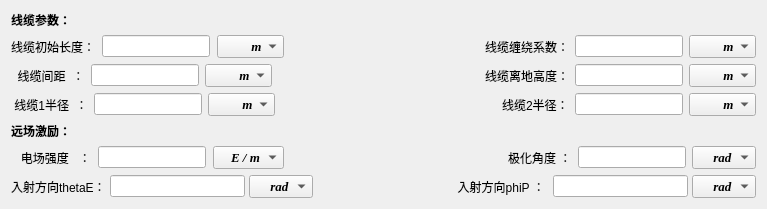
      <widget class="QWidget" name="page_2">
       <layout class="QVBoxLayout" name="verticalLayout_5">
        <item>
         <widget class="QWidget" name="widget_33" native="true">
          <layout class="QHBoxLayout" name="horizontalLayout_41">
           <property name="spacing">
            <number>4</number>
           </property>
           <property name="leftMargin">
            <number>0</number>
           </property>
           <property name="topMargin">
            <number>0</number>
           </property>
           <property name="rightMargin">
            <number>0</number>
           </property>
           <property name="bottomMargin">
            <number>0</number>
           </property>
           <item>
            <widget class="QLabel" name="label_34">
             <property name="font">
              <font>
               <pointsize>9</pointsize>
               <weight>75</weight>
               <bold>true</bold>
              </font>
             </property>
             <property name="text">
              <string>线缆参数：</string>
             </property>
            </widget>
           </item>
           <item>
            <spacer name="horizontalSpacer_26">
             <property name="orientation">
              <enum>Qt::Horizontal</enum>
             </property>
             <property name="sizeHint" stdset="0">
              <size>
               <width>685</width>
               <height>10</height>
              </size>
             </property>
            </spacer>
           </item>
          </layout>
         </widget>
        </item>
        <item>
         <widget class="QWidget" name="widget_30" native="true">
          <layout class="QHBoxLayout" name="horizontalLayout_38">
           <property name="spacing">
            <number>4</number>
           </property>
           <property name="leftMargin">
            <number>0</number>
           </property>
           <property name="topMargin">
            <number>0</number>
           </property>
           <property name="rightMargin">
            <number>0</number>
           </property>
           <property name="bottomMargin">
            <number>0</number>
           </property>
           <item>
            <widget class="QWidget" name="widget_31" native="true">
             <property name="maximumSize">
              <size>
               <width>16777215</width>
               <height>50</height>
              </size>
             </property>
             <layout class="QHBoxLayout" name="horizontalLayout_39">
              <property name="spacing">
               <number>7</number>
              </property>
              <property name="leftMargin">
               <number>0</number>
              </property>
              <property name="topMargin">
               <number>0</number>
              </property>
              <property name="rightMargin">
               <number>0</number>
              </property>
              <property name="bottomMargin">
               <number>0</number>
              </property>
              <item>
               <widget class="QLabel" name="label_32">
                <property name="font">
                 <font>
                  <pointsize>9</pointsize>
                 </font>
                </property>
                <property name="text">
                 <string>线缆初始长度：</string>
                </property>
               </widget>
              </item>
              <item>
               <widget class="QLineEdit" name="lineEdit2_1">
                <property name="maximumSize">
                 <size>
                  <width>16777215</width>
                  <height>16777215</height>
                 </size>
                </property>
               </widget>
              </item>
              <item>
               <widget class="QComboBox" name="comboBox_26">
                <property name="font">
                 <font>
                  <family>Times New Roman</family>
                  <pointsize>10</pointsize>
                  <weight>75</weight>
                  <italic>true</italic>
                  <bold>true</bold>
                 </font>
                </property>
                <item>
                 <property name="text">
                  <string>         m</string>
                 </property>
                </item>
               </widget>
              </item>
             </layout>
            </widget>
           </item>
           <item>
            <spacer name="horizontalSpacer_25">
             <property name="orientation">
              <enum>Qt::Horizontal</enum>
             </property>
             <property name="sizeHint" stdset="0">
              <size>
               <width>40</width>
               <height>20</height>
              </size>
             </property>
            </spacer>
           </item>
           <item>
            <widget class="QWidget" name="widget_32" native="true">
             <property name="maximumSize">
              <size>
               <width>16777215</width>
               <height>50</height>
              </size>
             </property>
             <layout class="QHBoxLayout" name="horizontalLayout_40">
              <property name="leftMargin">
               <number>0</number>
              </property>
              <property name="topMargin">
               <number>0</number>
              </property>
              <property name="rightMargin">
               <number>0</number>
              </property>
              <property name="bottomMargin">
               <number>0</number>
              </property>
              <item>
               <widget class="QLabel" name="label_33">
                <property name="maximumSize">
                 <size>
                  <width>16777215</width>
                  <height>50</height>
                 </size>
                </property>
                <property name="font">
                 <font>
                  <pointsize>9</pointsize>
                 </font>
                </property>
                <property name="text">
                 <string>线缆缠绕系数：</string>
                </property>
               </widget>
              </item>
              <item>
               <widget class="QLineEdit" name="lineEdit2_2"/>
              </item>
              <item>
               <widget class="QComboBox" name="comboBox_27">
                <property name="font">
                 <font>
                  <family>Times New Roman</family>
                  <pointsize>10</pointsize>
                  <weight>75</weight>
                  <italic>true</italic>
                  <bold>true</bold>
                 </font>
                </property>
                <item>
                 <property name="text">
                  <string>         m</string>
                 </property>
                </item>
               </widget>
              </item>
             </layout>
            </widget>
           </item>
          </layout>
         </widget>
        </item>
        <item>
         <widget class="QWidget" name="widget_17" native="true">
          <layout class="QHBoxLayout" name="horizontalLayout_31">
           <property name="spacing">
            <number>4</number>
           </property>
           <property name="leftMargin">
            <number>0</number>
           </property>
           <property name="topMargin">
            <number>0</number>
           </property>
           <property name="rightMargin">
            <number>0</number>
           </property>
           <property name="bottomMargin">
            <number>0</number>
           </property>
           <item>
            <widget class="QWidget" name="widget_20" native="true">
             <property name="maximumSize">
              <size>
               <width>16777215</width>
               <height>30</height>
              </size>
             </property>
             <layout class="QHBoxLayout" name="horizontalLayout_32">
              <property name="leftMargin">
               <number>0</number>
              </property>
              <property name="topMargin">
               <number>0</number>
              </property>
              <property name="rightMargin">
               <number>0</number>
              </property>
              <property name="bottomMargin">
               <number>0</number>
              </property>
              <item>
               <widget class="QLabel" name="label_27">
                <property name="font">
                 <font>
                  <pointsize>9</pointsize>
                 </font>
                </property>
                <property name="text">
                 <string>  线缆间距  ：</string>
                </property>
               </widget>
              </item>
              <item>
               <widget class="QLineEdit" name="lineEdit2_3"/>
              </item>
              <item>
               <widget class="QComboBox" name="comboBox_22">
                <property name="font">
                 <font>
                  <family>Times New Roman</family>
                  <pointsize>10</pointsize>
                  <weight>75</weight>
                  <italic>true</italic>
                  <bold>true</bold>
                 </font>
                </property>
                <item>
                 <property name="text">
                  <string>         m</string>
                 </property>
                </item>
               </widget>
              </item>
             </layout>
            </widget>
           </item>
           <item>
            <spacer name="horizontalSpacer_22">
             <property name="orientation">
              <enum>Qt::Horizontal</enum>
             </property>
             <property name="sizeHint" stdset="0">
              <size>
               <width>40</width>
               <height>20</height>
              </size>
             </property>
            </spacer>
           </item>
           <item>
            <widget class="QWidget" name="widget_21" native="true">
             <property name="maximumSize">
              <size>
               <width>16777215</width>
               <height>30</height>
              </size>
             </property>
             <layout class="QHBoxLayout" name="horizontalLayout_33">
              <property name="leftMargin">
               <number>0</number>
              </property>
              <property name="topMargin">
               <number>0</number>
              </property>
              <property name="rightMargin">
               <number>0</number>
              </property>
              <property name="bottomMargin">
               <number>0</number>
              </property>
              <item>
               <widget class="QLabel" name="label_28">
                <property name="font">
                 <font>
                  <pointsize>9</pointsize>
                 </font>
                </property>
                <property name="text">
                 <string>线缆离地高度：</string>
                </property>
               </widget>
              </item>
              <item>
               <widget class="QLineEdit" name="lineEdit2_4"/>
              </item>
              <item>
               <widget class="QComboBox" name="comboBox_23">
                <property name="font">
                 <font>
                  <family>Times New Roman</family>
                  <pointsize>10</pointsize>
                  <weight>75</weight>
                  <italic>true</italic>
                  <bold>true</bold>
                 </font>
                </property>
                <item>
                 <property name="text">
                  <string>         m</string>
                 </property>
                </item>
               </widget>
              </item>
             </layout>
            </widget>
           </item>
          </layout>
         </widget>
        </item>
        <item>
         <widget class="QWidget" name="widget_34" native="true">
          <layout class="QHBoxLayout" name="horizontalLayout_42">
           <property name="spacing">
            <number>4</number>
           </property>
           <property name="leftMargin">
            <number>0</number>
           </property>
           <property name="topMargin">
            <number>0</number>
           </property>
           <property name="rightMargin">
            <number>0</number>
           </property>
           <property name="bottomMargin">
            <number>0</number>
           </property>
           <item>
            <widget class="QWidget" name="widget_35" native="true">
             <property name="maximumSize">
              <size>
               <width>16777215</width>
               <height>30</height>
              </size>
             </property>
             <layout class="QHBoxLayout" name="horizontalLayout_43">
              <property name="leftMargin">
               <number>0</number>
              </property>
              <property name="topMargin">
               <number>0</number>
              </property>
              <property name="rightMargin">
               <number>0</number>
              </property>
              <property name="bottomMargin">
               <number>0</number>
              </property>
              <item>
               <widget class="QLabel" name="label_35">
                <property name="font">
                 <font>
                  <pointsize>9</pointsize>
                 </font>
                </property>
                <property name="text">
                 <string> 线缆1半径  ：</string>
                </property>
               </widget>
              </item>
              <item>
               <widget class="QLineEdit" name="lineEdit2_5"/>
              </item>
              <item>
               <widget class="QComboBox" name="comboBox_28">
                <property name="font">
                 <font>
                  <family>Times New Roman</family>
                  <pointsize>10</pointsize>
                  <weight>75</weight>
                  <italic>true</italic>
                  <bold>true</bold>
                 </font>
                </property>
                <item>
                 <property name="text">
                  <string>         m</string>
                 </property>
                </item>
               </widget>
              </item>
             </layout>
            </widget>
           </item>
           <item>
            <spacer name="horizontalSpacer_27">
             <property name="orientation">
              <enum>Qt::Horizontal</enum>
             </property>
             <property name="sizeHint" stdset="0">
              <size>
               <width>40</width>
               <height>20</height>
              </size>
             </property>
            </spacer>
           </item>
           <item>
            <widget class="QWidget" name="widget_36" native="true">
             <property name="maximumSize">
              <size>
               <width>16777215</width>
               <height>30</height>
              </size>
             </property>
             <property name="font">
              <font>
               <pointsize>10</pointsize>
              </font>
             </property>
             <layout class="QHBoxLayout" name="horizontalLayout_44">
              <property name="leftMargin">
               <number>0</number>
              </property>
              <property name="topMargin">
               <number>0</number>
              </property>
              <property name="rightMargin">
               <number>0</number>
              </property>
              <property name="bottomMargin">
               <number>0</number>
              </property>
              <item>
               <widget class="QLabel" name="label_36">
                <property name="font">
                 <font>
                  <pointsize>9</pointsize>
                 </font>
                </property>
                <property name="text">
                 <string>线缆2半径：</string>
                </property>
               </widget>
              </item>
              <item>
               <widget class="QLineEdit" name="lineEdit2_6">
                <property name="font">
                 <font>
                  <pointsize>9</pointsize>
                 </font>
                </property>
               </widget>
              </item>
              <item>
               <widget class="QComboBox" name="comboBox_29">
                <property name="font">
                 <font>
                  <family>Times New Roman</family>
                  <pointsize>10</pointsize>
                  <weight>75</weight>
                  <italic>true</italic>
                  <bold>true</bold>
                 </font>
                </property>
                <item>
                 <property name="text">
                  <string>         m</string>
                 </property>
                </item>
               </widget>
              </item>
             </layout>
            </widget>
           </item>
          </layout>
         </widget>
        </item>
        <item>
         <widget class="QWidget" name="widget_24" native="true">
          <layout class="QHBoxLayout" name="horizontalLayout_34">
           <property name="spacing">
            <number>4</number>
           </property>
           <property name="leftMargin">
            <number>0</number>
           </property>
           <property name="topMargin">
            <number>0</number>
           </property>
           <property name="rightMargin">
            <number>0</number>
           </property>
           <property name="bottomMargin">
            <number>0</number>
           </property>
           <item>
            <widget class="QLabel" name="label_29">
             <property name="font">
              <font>
               <pointsize>9</pointsize>
               <weight>75</weight>
               <bold>true</bold>
              </font>
             </property>
             <property name="text">
              <string>远场激励：</string>
             </property>
            </widget>
           </item>
           <item>
            <spacer name="horizontalSpacer_23">
             <property name="orientation">
              <enum>Qt::Horizontal</enum>
             </property>
             <property name="sizeHint" stdset="0">
              <size>
               <width>685</width>
               <height>10</height>
              </size>
             </property>
            </spacer>
           </item>
          </layout>
         </widget>
        </item>
        <item>
         <widget class="QWidget" name="widget_27" native="true">
          <layout class="QHBoxLayout" name="horizontalLayout_35">
           <property name="spacing">
            <number>4</number>
           </property>
           <property name="leftMargin">
            <number>0</number>
           </property>
           <property name="topMargin">
            <number>0</number>
           </property>
           <property name="rightMargin">
            <number>0</number>
           </property>
           <property name="bottomMargin">
            <number>0</number>
           </property>
           <item>
            <widget class="QWidget" name="widget_28" native="true">
             <property name="maximumSize">
              <size>
               <width>16777215</width>
               <height>50</height>
              </size>
             </property>
             <layout class="QHBoxLayout" name="horizontalLayout_36">
              <property name="spacing">
               <number>7</number>
              </property>
              <property name="leftMargin">
               <number>0</number>
              </property>
              <property name="topMargin">
               <number>0</number>
              </property>
              <property name="rightMargin">
               <number>0</number>
              </property>
              <property name="bottomMargin">
               <number>0</number>
              </property>
              <item>
               <widget class="QLabel" name="label_30">
                <property name="font">
                 <font>
                  <pointsize>9</pointsize>
                 </font>
                </property>
                <property name="text">
                 <string>   电场强度   ：</string>
                </property>
               </widget>
              </item>
              <item>
               <widget class="QLineEdit" name="lineEdit2_7">
                <property name="maximumSize">
                 <size>
                  <width>16777215</width>
                  <height>16777215</height>
                 </size>
                </property>
               </widget>
              </item>
              <item>
               <widget class="QComboBox" name="comboBox_24">
                <property name="font">
                 <font>
                  <family>Times New Roman</family>
                  <pointsize>10</pointsize>
                  <weight>75</weight>
                  <italic>true</italic>
                  <bold>true</bold>
                 </font>
                </property>
                <item>
                 <property name="text">
                  <string>    E / m</string>
                 </property>
                </item>
               </widget>
              </item>
             </layout>
            </widget>
           </item>
           <item>
            <spacer name="horizontalSpacer_24">
             <property name="orientation">
              <enum>Qt::Horizontal</enum>
             </property>
             <property name="sizeHint" stdset="0">
              <size>
               <width>40</width>
               <height>20</height>
              </size>
             </property>
            </spacer>
           </item>
           <item>
            <widget class="QWidget" name="widget_29" native="true">
             <property name="maximumSize">
              <size>
               <width>16777215</width>
               <height>50</height>
              </size>
             </property>
             <layout class="QHBoxLayout" name="horizontalLayout_37">
              <property name="leftMargin">
               <number>0</number>
              </property>
              <property name="topMargin">
               <number>0</number>
              </property>
              <property name="rightMargin">
               <number>0</number>
              </property>
              <property name="bottomMargin">
               <number>0</number>
              </property>
              <item>
               <widget class="QLabel" name="label_31">
                <property name="maximumSize">
                 <size>
                  <width>16777215</width>
                  <height>50</height>
                 </size>
                </property>
                <property name="font">
                 <font>
                  <pointsize>9</pointsize>
                 </font>
                </property>
                <property name="text">
                 <string>极化角度 ：</string>
                </property>
               </widget>
              </item>
              <item>
               <widget class="QLineEdit" name="lineEdit2_8"/>
              </item>
              <item>
               <widget class="QComboBox" name="comboBox_25">
                <property name="font">
                 <font>
                  <family>Times New Roman</family>
                  <pointsize>10</pointsize>
                  <weight>75</weight>
                  <italic>true</italic>
                  <bold>true</bold>
                 </font>
                </property>
                <item>
                 <property name="text">
                  <string>     rad</string>
                 </property>
                </item>
               </widget>
              </item>
             </layout>
            </widget>
           </item>
          </layout>
         </widget>
        </item>
        <item>
         <widget class="QWidget" name="widget_16" native="true">
          <layout class="QHBoxLayout" name="horizontalLayout_30">
           <property name="spacing">
            <number>4</number>
           </property>
           <property name="leftMargin">
            <number>0</number>
           </property>
           <property name="topMargin">
            <number>0</number>
           </property>
           <property name="rightMargin">
            <number>0</number>
           </property>
           <property name="bottomMargin">
            <number>0</number>
           </property>
           <item>
            <widget class="QLabel" name="label_25">
             <property name="font">
              <font>
               <pointsize>9</pointsize>
              </font>
             </property>
             <property name="text">
              <string>入射方向thetaE：</string>
             </property>
             <property name="scaledContents">
              <bool>false</bool>
             </property>
            </widget>
           </item>
           <item>
            <widget class="QLineEdit" name="lineEdit2_9">
             <property name="maximumSize">
              <size>
               <width>16777215</width>
               <height>16777215</height>
              </size>
             </property>
            </widget>
           </item>
           <item>
            <widget class="QComboBox" name="comboBox_20">
             <property name="font">
              <font>
               <family>Times New Roman</family>
               <pointsize>10</pointsize>
               <weight>75</weight>
               <italic>true</italic>
               <bold>true</bold>
              </font>
             </property>
             <item>
              <property name="text">
               <string>     rad</string>
              </property>
             </item>
            </widget>
           </item>
           <item>
            <spacer name="horizontalSpacer_21">
             <property name="orientation">
              <enum>Qt::Horizontal</enum>
             </property>
             <property name="sizeHint" stdset="0">
              <size>
               <width>40</width>
               <height>20</height>
              </size>
             </property>
            </spacer>
           </item>
           <item>
            <widget class="QLabel" name="label_26">
             <property name="maximumSize">
              <size>
               <width>16777215</width>
               <height>50</height>
              </size>
             </property>
             <property name="font">
              <font>
               <pointsize>9</pointsize>
              </font>
             </property>
             <property name="text">
              <string>  入射方向phiP ： </string>
             </property>
            </widget>
           </item>
           <item>
            <widget class="QLineEdit" name="lineEdit2_10"/>
           </item>
           <item>
            <widget class="QComboBox" name="comboBox_21">
             <property name="font">
              <font>
               <family>Times New Roman</family>
               <pointsize>10</pointsize>
               <weight>75</weight>
               <italic>true</italic>
               <bold>true</bold>
              </font>
             </property>
             <item>
              <property name="text">
               <string>     rad</string>
              </property>
             </item>
            </widget>
           </item>
          </layout>
         </widget>
        </item>
       </layout>
      </widget>
